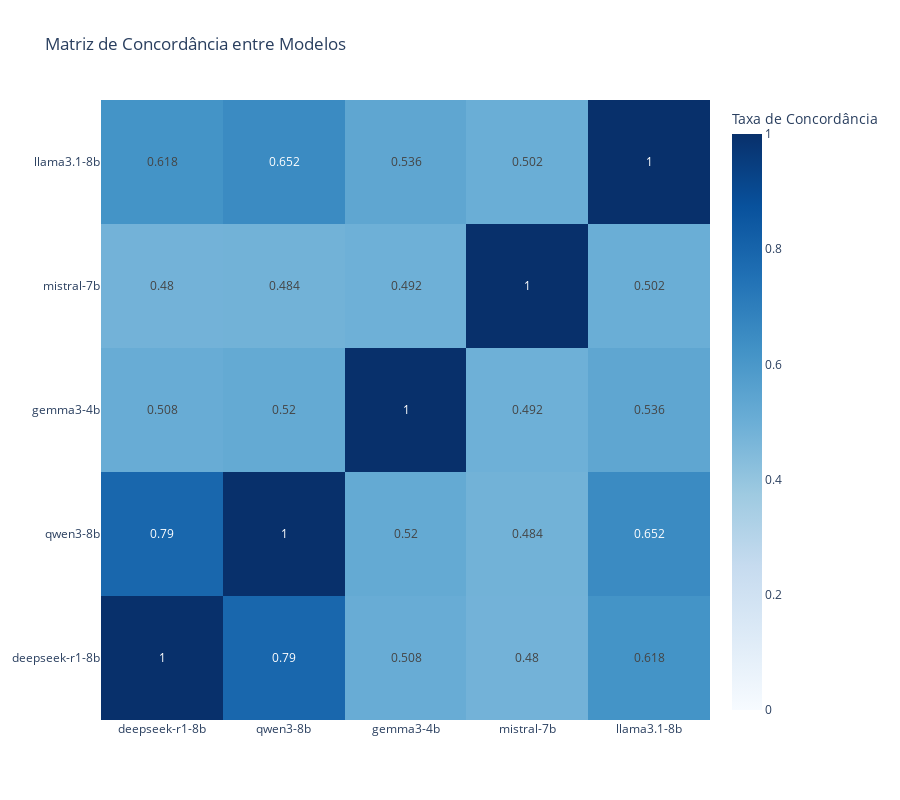

Notebook code cell kept with this figure:
### Markdown cell above
### - Pairwise_agreement

### Code cell
logger.info("\n📊 Gerando heatmap de concordância...")
visualizer.plot_agreement_heatmap(
    agreement_df=report['pairwise_agreement'],
    title='Matriz de Concordância entre Modelos',
)

### Figure 1 — Plotly figure (JSON) as saved in the notebook; plotly's stock layout.template omitted (floating-point values rounded to 4 significant figures)
{"data": [{"colorbar": {"title": {"text": "Taxa de Concordância"}}, "colorscale": [[0, "rgb(247,251,255)"], [0.125, "rgb(222,235,247)"], [0.25, "rgb(198,219,239)"], [0.375, "rgb(158,202,225)"], [0.5, "rgb(107,174,214)"], [0.625, "rgb(66,146,198)"], [0.75, "rgb(33,113,181)"], [0.875, "rgb(8,81,156)"], [1, "rgb(8,48,107)"]], "text": [[1, 0.79, 0.508, 0.48, 0.618], [0.79, 1, 0.52, 0.484, 0.652], [0.508, 0.52, 1, 0.492, 0.536], [0.48, 0.484, 0.492, 1, 0.502], [0.618, 0.652, 0.536, 0.502, 1]], "texttemplate": "%{text}", "type": "heatmap", "x": ["deepseek-r1-8b", "qwen3-8b", "gemma3-4b", "mistral-7b", "llama3.1-8b"], "y": ["deepseek-r1-8b", "qwen3-8b", "gemma3-4b", "mistral-7b", "llama3.1-8b"], "z": [[1, 0.79, 0.508, 0.48, 0.618], [0.79, 1, 0.52, 0.484, 0.652], [0.508, 0.52, 1, 0.492, 0.536], [0.48, 0.484, 0.492, 1, 0.502], [0.618, 0.652, 0.536, 0.502, 1]], "zmax": 1, "zmin": 0}], "layout": {"height": 800, "title": {"text": "Matriz de Concordância entre Modelos"}, "width": 900}}
